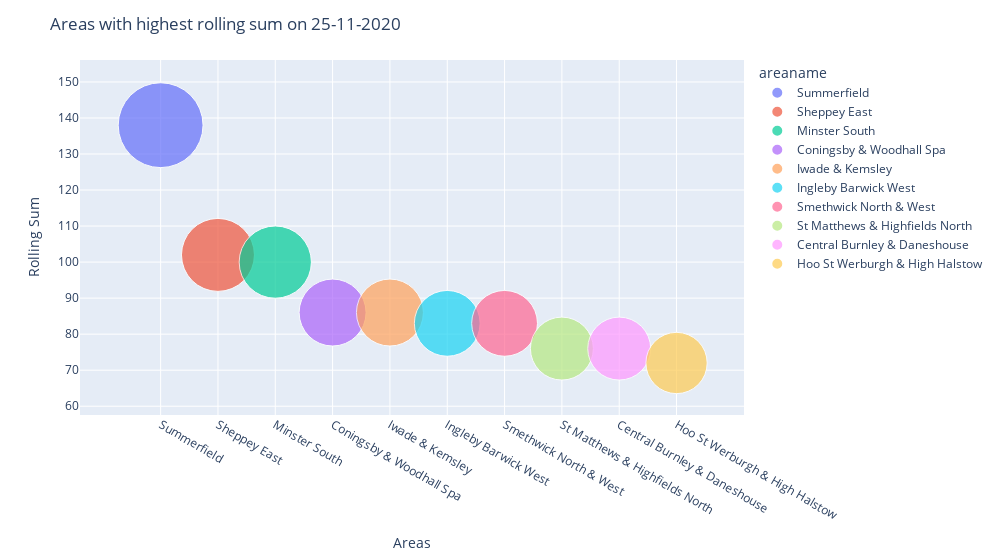

Notebook code for this chart:
### Code cell
# display bubble chart for rolling sum
dd.bubble_chart(cases_max_date_df, 'rollingsum', 'sum', 'Rolling Sum', 10)

### Figure 1 — Plotly figure (JSON) as saved in the notebook; plotly's stock layout.template omitted (floating-point values rounded to 4 significant figures)
{"data": [{"hovertemplate": "<b>%{hovertext}</b><br><br>areaname=%{x}<br>rollingsum=%{marker.size}<extra></extra>", "hovertext": ["Summerfield"], "legendgroup": "Summerfield", "marker": {"color": "#636efa", "size": [138], "sizemode": "area", "sizeref": 0.03833, "symbol": "circle"}, "mode": "markers", "name": "Summerfield", "orientation": "v", "showlegend": true, "type": "scatter", "x": ["Summerfield"], "xaxis": "x", "y": [138], "yaxis": "y"}, {"hovertemplate": "<b>%{hovertext}</b><br><br>areaname=%{x}<br>rollingsum=%{marker.size}<extra></extra>", "hovertext": ["Sheppey East"], "legendgroup": "Sheppey East", "marker": {"color": "#EF553B", "size": [102], "sizemode": "area", "sizeref": 0.03833, "symbol": "circle"}, "mode": "markers", "name": "Sheppey East", "orientation": "v", "showlegend": true, "type": "scatter", "x": ["Sheppey East"], "xaxis": "x", "y": [102], "yaxis": "y"}, {"hovertemplate": "<b>%{hovertext}</b><br><br>areaname=%{x}<br>rollingsum=%{marker.size}<extra></extra>", "hovertext": ["Minster South"], "legendgroup": "Minster South", "marker": {"color": "#00cc96", "size": [100], "sizemode": "area", "sizeref": 0.03833, "symbol": "circle"}, "mode": "markers", "name": "Minster South", "orientation": "v", "showlegend": true, "type": "scatter", "x": ["Minster South"], "xaxis": "x", "y": [100], "yaxis": "y"}, {"hovertemplate": "<b>%{hovertext}</b><br><br>areaname=%{x}<br>rollingsum=%{marker.size}<extra></extra>", "hovertext": ["Coningsby & Woodhall Spa"], "legendgroup": "Coningsby & Woodhall Spa", "marker": {"color": "#ab63fa", "size": [86], "sizemode": "area", "sizeref": 0.03833, "symbol": "circle"}, "mode": "markers", "name": "Coningsby & Woodhall Spa", "orientation": "v", "showlegend": true, "type": "scatter", "x": ["Coningsby & Woodhall Spa"], "xaxis": "x", "y": [86], "yaxis": "y"}, {"hovertemplate": "<b>%{hovertext}</b><br><br>areaname=%{x}<br>rollingsum=%{marker.size}<extra></extra>", "hovertext": ["Iwade & Kemsley"], "legendgroup": "Iwade & Kemsley", "marker": {"color": "#FFA15A", "size": [86], "sizemode": "area", "sizeref": 0.03833, "symbol": "circle"}, "mode": "markers", "name": "Iwade & Kemsley", "orientation": "v", "showlegend": true, "type": "scatter", "x": ["Iwade & Kemsley"], "xaxis": "x", "y": [86], "yaxis": "y"}, {"hovertemplate": "<b>%{hovertext}</b><br><br>areaname=%{x}<br>rollingsum=%{marker.size}<extra></extra>", "hovertext": ["Ingleby Barwick West"], "legendgroup": "Ingleby Barwick West", "marker": {"color": "#19d3f3", "size": [83], "sizemode": "area", "sizeref": 0.03833, "symbol": "circle"}, "mode": "markers", "name": "Ingleby Barwick West", "orientation": "v", "showlegend": true, "type": "scatter", "x": ["Ingleby Barwick West"], "xaxis": "x", "y": [83], "yaxis": "y"}, {"hovertemplate": "<b>%{hovertext}</b><br><br>areaname=%{x}<br>rollingsum=%{marker.size}<extra></extra>", "hovertext": ["Smethwick North & West"], "legendgroup": "Smethwick North & West", "marker": {"color": "#FF6692", "size": [83], "sizemode": "area", "sizeref": 0.03833, "symbol": "circle"}, "mode": "markers", "name": "Smethwick North & West", "orientation": "v", "showlegend": true, "type": "scatter", "x": ["Smethwick North & West"], "xaxis": "x", "y": [83], "yaxis": "y"}, {"hovertemplate": "<b>%{hovertext}</b><br><br>areaname=%{x}<br>rollingsum=%{marker.size}<extra></extra>", "hovertext": ["St Matthews & Highfields North"], "legendgroup": "St Matthews & Highfields North", "marker": {"color": "#B6E880", "size": [76], "sizemode": "area", "sizeref": 0.03833, "symbol": "circle"}, "mode": "markers", "name": "St Matthews & Highfields North", "orientation": "v", "showlegend": true, "type": "scatter", "x": ["St Matthews & Highfields North"], "xaxis": "x", "y": [76], "yaxis": "y"}, {"hovertemplate": "<b>%{hovertext}</b><br><br>areaname=%{x}<br>rollingsum=%{marker.size}<extra></extra>", "hovertext": ["Central Burnley & Daneshouse"], "legendgroup": "Central Burnley & Daneshouse", "marker": {"color": "#FF97FF", "size": [76], "sizemode": "area", "sizeref": 0.03833, "symbol": "circle"}, "mode": "markers", "name": "Central Burnley & Daneshouse", "orientation": "v", "showlegend": true, "type": "scatter", "x": ["Central Burnley & Daneshouse"], "xaxis": "x", "y": [76], "yaxis": "y"}, {"hovertemplate": "<b>%{hovertext}</b><br><br>areaname=%{x}<br>rollingsum=%{marker.size}<extra></extra>", "hovertext": ["Hoo St Werburgh & High Halstow"], "legendgroup": "Hoo St Werburgh & High Halstow", "marker": {"color": "#FECB52", "size": [72], "sizemode": "area", "sizeref": 0.03833, "symbol": "circle"}, "mode": "markers", "name": "Hoo St Werburgh & High Halstow", "orientation": "v", "showlegend": true, "type": "scatter", "x": ["Hoo St Werburgh & High Halstow"], "xaxis": "x", "y": [72], "yaxis": "y"}], "layout": {"legend": {"itemsizing": "constant", "title": {"text": "areaname"}, "tracegroupgap": 0}, "margin": {"t": 60}, "title": {"text": "Areas with highest rolling sum on 25-11-2020"}, "width": 1000, "xaxis": {"anchor": "y", "categoryarray": ["Summerfield", "Sheppey East", "Minster South", "Coningsby & Woodhall Spa", "Iwade & Kemsley", "Ingleby Barwick West", "Smethwick North & West", "St Matthews & Highfields North", "Central Burnley & Daneshouse", "Hoo St Werburgh & High Halstow"], "categoryorder": "array", "domain": [0, 1], "title": {"text": "Areas"}}, "yaxis": {"anchor": "x", "domain": [0, 1], "title": {"text": "Rolling Sum"}}}}
